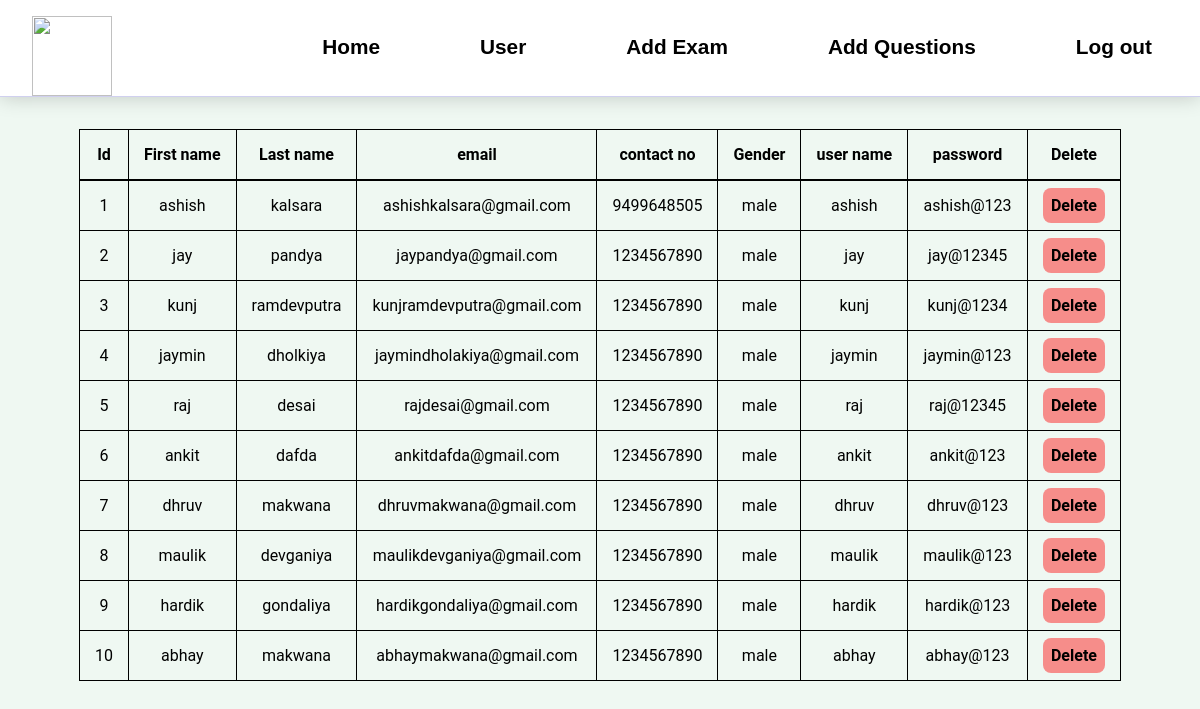
The app's page /admin/user.php (signed in) with its own data.
### tables this page shows
CREATE TABLE `user_data` (
  `user_id` int(5) NOT NULL,
  `firstname` varchar(50) NOT NULL,
  `lastname` varchar(50) NOT NULL,
  `email` varchar(50) NOT NULL,
  `contact_no` varchar(11) NOT NULL,
  `gender` varchar(10) NOT NULL,
  `username` varchar(50) NOT NULL,
  `password` varchar(50) NOT NULL
);

### admin/user.php (the view, shortened to what this page needs)
<?php
include "header.php";
include "../conn.php";
  ?>
<!DOCTYPE html>
<html lang="en">
<head>
  <link rel="stylesheet" href="../css/user.css">
</head>
<body>
  <div class="main">
    <table>
      <tr>
        <th>Id</th>
        <th>First name</th>
        <th>Last name</th>
        <th>email</th>
        <th>contact no</th>
        <th>Gender</th>
        <th>user name</th>
        <th>password</th>
        <th>Delete</th>
      </tr>
      <?php
      $count = 0;
      $data = mysqli_query($con, "select * from user_data");
      while ($row = mysqli_fetch_array($data)) {
        $count++;
        ?>
        <tr>
          <td><?php echo $count; ?></td>
          <td><?php echo $row["firstname"] ?></td>
          <td><?php echo $row["lastname"] ?></td>
          <td><?php echo $row["email"] ?></td>
          <td><?php echo $row["contact_no"] ?></td>
          <td><?php echo $row["gender"] ?></td>
          <td><?php echo $row["username"] ?></td>
          <td><?php echo $row["password"] ?></td>
          <td><a href="delete_user.php?id=<?php echo $row["user_id"] ?>"
              onclick="return confirm('Are you sure you want to Delete this data?');">Delete</a></td>
        </tr>
        <?php
      }
      ?>
    </table>
  </div>
</body>
</html>

### admin/header.php (shortened to what this page needs)
<!DOCTYPE html>
<html lang="en">
<head>
    <link rel="stylesheet" href="../css/header.css">
</head>
<body>
    <header>
        <div class="nav-logo">
            <img src="../img/quiz_time.png" alt="" class="nav-logo">
        </div>
        <nav>
            <ul>
                <li><a href="dashboard.php" class="a">Home</a></li>
                <li><a href="user.php" class="a">User</a></li>
                <li><a href="add_exam.php" class="a">Add Exam</a></li>
                <li><a href="add_question.php" class="a">Add Questions</a></li>
                <li><a href="../logout.php" class="a">Log out</a></li>
            </ul>
        </nav>
    </header>
</body>
</html>

### css/header.css (style rules this page uses)
* { margin: 0; padding: 0; color: black; font-family: 'Poppins', sans-serif; list-style: none; text-decoration: none; }
.nav-logo { height: 5rem; width: 5rem; margin: 0.5rem 1rem; }
body { background-color: #eff8f2; }
header { position: sticky; top: 0; z-index: 100; display: flex; justify-content: space-between; align-items: center; width: 100%; height: 6rem; background-color: white; border-bottom: 1px solid #d0d0ef; box-shadow: 0 0 20px rgba(0, 0, 0, 0.2); animation: header 0.75s ease-out; }
.a { color: black; font-family: "Kanit", sans-serif; display: inline-block; transition: all ease 0.3s; font-size: 1.3rem; font-weight: 600; }
header ul li { display: inline-block; margin: -1rem 3rem; }

### css/user.css (style rules this page uses)
* { margin: 0; padding: 0; font-family: "Roboto", sans-serif; }
.main { display: flex; justify-content: center; animation: t 0.6s ease-in; }
table { margin: 2rem 1rem; border-collapse: collapse; }
table th { border-bottom: 2px solid black; }
td a { color:black !important; font-weight: 600; border-radius: 8px; padding: 0.5rem; background-color: #ff00006e; }
table, th, td { border: 1px solid; padding: 15px; text-align: center; color: black; }

### records on screen
user_data: firstname "ashish", lastname "kalsara", email "ashishkalsara@gmail.com", contact_no "9499648505", gender "male", username "ashish", password "ashish@123"
user_data: firstname "jay", lastname "pandya", email "jaypandya@gmail.com", contact_no "1234567890", gender "male", username "jay", password "jay@12345"
user_data: firstname "kunj", lastname "ramdevputra", email "kunjramdevputra@gmail.com", contact_no "1234567890", gender "male", username "kunj", password "kunj@1234"
user_data: firstname "jaymin", lastname "dholkiya", email "jaymindholakiya@gmail.com", contact_no "1234567890", gender "male", username "jaymin", password "jaymin@123"
user_data: firstname "raj", lastname "desai", email "rajdesai@gmail.com", contact_no "1234567890", gender "male", username "raj", password "raj@12345"
user_data: firstname "ankit", lastname "dafda", email "ankitdafda@gmail.com", contact_no "1234567890", gender "male", username "ankit", password "ankit@123"
user_data: firstname "dhruv", lastname "makwana", email "dhruvmakwana@gmail.com", contact_no "1234567890", gender "male", username "dhruv", password "dhruv@123"
user_data: firstname "maulik", lastname "devganiya", email "maulikdevganiya@gmail.com", contact_no "1234567890", gender "male", username "maulik", password "maulik@123"
user_data: firstname "hardik", lastname "gondaliya", email "hardikgondaliya@gmail.com", contact_no "1234567890", gender "male", username "hardik", password "hardik@123"
user_data: firstname "abhay", lastname "makwana", email "abhaymakwana@gmail.com", contact_no "1234567890", gender "male", username "abhay", password "abhay@123"
